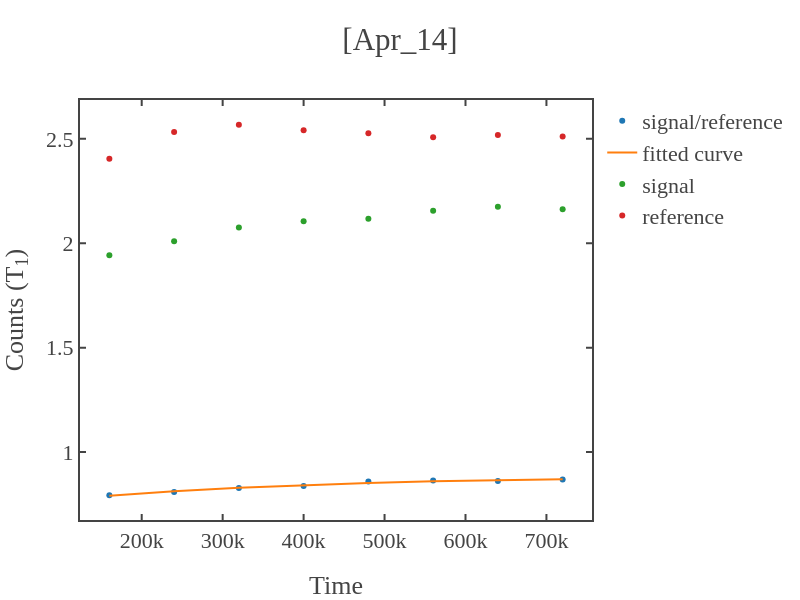

The cell this chart's notebook holds for it:
### Code cell
# loading the data 
load_data = dict(np.load(total_path))
time_axis,signal_photon,reference_samples,signal_samples = data_to_time_signal(load_data,samples,first=first_sig_ref)


x=time_axis[2:]
y=signal_photon[2:]
guess_parameters = np.array([0.7,1,500e3])  # input these paramters(serially) with your guess  
fitting_function = 'exp'   # y0+y_max*np.exp(-x/tau)
fitting_range = False   # for x-axis 

# fitting the data
x_fit,y_fit,coefficient,error_bars = fit_func(x,y,fit_range=fitting_range,func=fitting_function,guess_params=guess_parameters) 
if len(str(int(coefficient[2])))>7 or coefficient[2]<0:
    print('Fitted lifetime seems too long (more than 10ms) or negative.')
    print('If not expected for T1 exp, retry with increasing or decreasing the evolution time of the sequence.')
# plotting the data 
fig1 = simple_plot(x,y,show=False,x_name = "Time",y_name = "Counts (T<sub>1</sub>)",mode='markers',title=f'{date}',curve_name='signal/reference')
fig2 = simple_plot(x_fit,y_fit,show=False,x_name = "Time",y_name = "Counts (T<sub>1</sub>)",mode='lines',title=f'{date}',curve_name='fitted curve')
fig3 = simple_plot(x,signal_samples[1:],show=False,x_name = "Time",y_name = "Counts (T<sub>1</sub>)",mode='markers',title=f'{date}',curve_name='signal')
fig4 = simple_plot(x,reference_samples[1:],show=False,x_name = "Time",y_name = "Counts (T<sub>1</sub>)",mode='markers',title=f'{date}',curve_name='reference')

add_figures([fig1,fig2,fig3,fig4],show=True,x_name = "Time",y_name = "Counts (T<sub>1</sub>)",title=f'[{date}]')

### Figure 1 — Plotly figure (JSON) as saved in the notebook; plotly's stock layout.template omitted (floating-point values rounded to 4 significant figures)
{"data": [{"mode": "markers", "name": "signal/reference", "showlegend": true, "type": "scatter", "x": [160020, 240020, 320020, 400020, 480020, 560020, 640020, 720020], "y": [0.7934, 0.8086, 0.8287, 0.838, 0.8595, 0.8639, 0.8617, 0.8692]}, {"mode": "lines", "name": "fitted curve", "showlegend": true, "type": "scatter", "x": [160020, 240020, 320020, 400020, 480020, 560020, 640020, 720020], "y": [0.7909, 0.8125, 0.8292, 0.8421, 0.8521, 0.8599, 0.8659, 0.8705]}, {"mode": "markers", "name": "signal", "showlegend": true, "type": "scatter", "x": [160020, 240020, 320020, 400020, 480020, 560020, 640020, 720020], "y": [1.942, 2.009, 2.076, 2.105, 2.118, 2.155, 2.175, 2.163, 2.17]}, {"mode": "markers", "name": "reference", "showlegend": true, "type": "scatter", "x": [160020, 240020, 320020, 400020, 480020, 560020, 640020, 720020], "y": [2.405, 2.532, 2.567, 2.541, 2.527, 2.507, 2.518, 2.51, 2.496]}], "layout": {"height": 600, "title": {"text": "[Apr_14]"}, "width": 800, "xaxis": {"autorange": true, "range": [123800.0, 756300.0], "title": {"text": "Time"}, "type": "linear"}, "yaxis": {"autorange": true, "range": [0.6749, 2.686], "title": {"text": "Counts (T<sub>1</sub>)"}, "type": "linear"}}}
